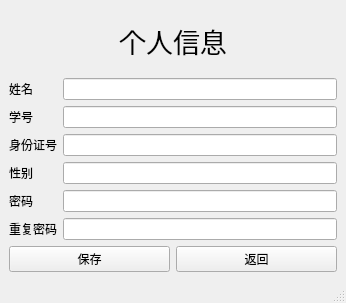
<?xml version="1.0" encoding="UTF-8"?>
<ui version="4.0">
 <class>Stu_Info_Form</class>
 <widget class="QMainWindow" name="Stu_Info_Form">
  <property name="geometry">
   <rect>
    <x>0</x>
    <y>0</y>
    <width>346</width>
    <height>303</height>
   </rect>
  </property>
  <property name="sizePolicy">
   <sizepolicy hsizetype="Expanding" vsizetype="Expanding">
    <horstretch>0</horstretch>
    <verstretch>0</verstretch>
   </sizepolicy>
  </property>
  <property name="windowTitle">
   <string>个人信息</string>
  </property>
  <property name="windowIcon">
   <iconset>
    <normaloff>../icon/APP_icon.ico</normaloff>../icon/APP_icon.ico</iconset>
  </property>
  <widget class="QWidget" name="centralwidget">
   <layout class="QVBoxLayout" name="verticalLayout">
    <item>
     <widget class="QLabel" name="label">
      <property name="font">
       <font>
        <family>Adobe Heiti Std</family>
        <pointsize>20</pointsize>
       </font>
      </property>
      <property name="text">
       <string>个人信息</string>
      </property>
      <property name="alignment">
       <set>Qt::AlignCenter</set>
      </property>
     </widget>
    </item>
    <item>
     <layout class="QFormLayout" name="formLayout">
      <item row="0" column="0">
       <widget class="QLabel" name="label_2">
        <property name="text">
         <string>姓名</string>
        </property>
       </widget>
      </item>
      <item row="0" column="1">
       <widget class="QLineEdit" name="lineEdit">
        <property name="readOnly">
         <bool>true</bool>
        </property>
       </widget>
      </item>
      <item row="1" column="0">
       <widget class="QLabel" name="label_3">
        <property name="text">
         <string>学号</string>
        </property>
       </widget>
      </item>
      <item row="1" column="1">
       <widget class="QLineEdit" name="lineEdit_2">
        <property name="readOnly">
         <bool>true</bool>
        </property>
       </widget>
      </item>
      <item row="2" column="0">
       <widget class="QLabel" name="label_4">
        <property name="text">
         <string>身份证号</string>
        </property>
       </widget>
      </item>
      <item row="2" column="1">
       <widget class="QLineEdit" name="lineEdit_3">
        <property name="readOnly">
         <bool>true</bool>
        </property>
       </widget>
      </item>
      <item row="3" column="0">
       <widget class="QLabel" name="label_5">
        <property name="text">
         <string>性别</string>
        </property>
       </widget>
      </item>
      <item row="3" column="1">
       <widget class="QLineEdit" name="lineEdit_4">
        <property name="readOnly">
         <bool>false</bool>
        </property>
       </widget>
      </item>
      <item row="4" column="0">
       <widget class="QLabel" name="label_6">
        <property name="text">
         <string>密码</string>
        </property>
       </widget>
      </item>
      <item row="4" column="1">
       <widget class="QLineEdit" name="lineEdit_5">
        <property name="echoMode">
         <enum>QLineEdit::Password</enum>
        </property>
        <property name="readOnly">
         <bool>false</bool>
        </property>
       </widget>
      </item>
      <item row="5" column="0">
       <widget class="QLabel" name="label_7">
        <property name="text">
         <string>重复密码</string>
        </property>
       </widget>
      </item>
      <item row="5" column="1">
       <widget class="QLineEdit" name="lineEdit_6">
        <property name="echoMode">
         <enum>QLineEdit::Password</enum>
        </property>
       </widget>
      </item>
     </layout>
    </item>
    <item>
     <layout class="QHBoxLayout" name="horizontalLayout">
      <item>
       <widget class="QPushButton" name="pushButton">
        <property name="text">
         <string>保存</string>
        </property>
       </widget>
      </item>
      <item>
       <widget class="QPushButton" name="pushButton_2">
        <property name="text">
         <string>返回</string>
        </property>
       </widget>
      </item>
     </layout>
    </item>
   </layout>
  </widget>
  <widget class="QMenuBar" name="menubar">
   <property name="geometry">
    <rect>
     <x>0</x>
     <y>0</y>
     <width>346</width>
     <height>22</height>
    </rect>
   </property>
  </widget>
  <widget class="QStatusBar" name="statusbar"/>
 </widget>
 <resources/>
 <connections>
  <connection>
   <sender>pushButton</sender>
   <signal>clicked()</signal>
   <receiver>Stu_Info_Form</receiver>
   <slot>save()</slot>
   <hints>
    <hint type="sourcelabel">
     <x>97</x>
     <y>258</y>
    </hint>
    <hint type="destinationlabel">
     <x>94</x>
     <y>273</y>
    </hint>
   </hints>
  </connection>
  <connection>
   <sender>pushButton_2</sender>
   <signal>clicked()</signal>
   <receiver>Stu_Info_Form</receiver>
   <slot>back()</slot>
   <hints>
    <hint type="sourcelabel">
     <x>207</x>
     <y>261</y>
    </hint>
    <hint type="destinationlabel">
     <x>207</x>
     <y>276</y>
    </hint>
   </hints>
  </connection>
 </connections>
 <slots>
  <slot>save()</slot>
  <slot>back()</slot>
 </slots>
</ui>
